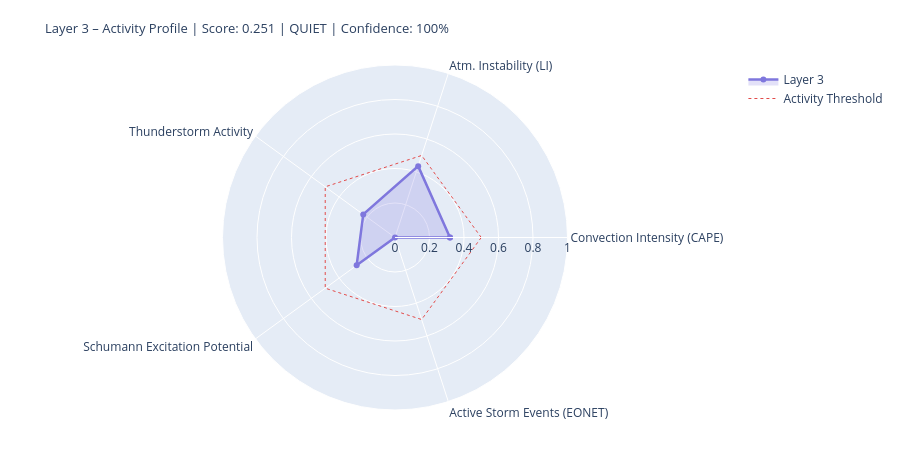

The notebook cell saved with this chart:
### Markdown cell above
---
## 4. State Assessment & Handoff to Layer 4/5

### Code cell
# ============================================================
# LAYER-3-SCORE
# Five dynamic components
# ============================================================

def norm(v, lo, hi):
    if v is None or (isinstance(v, float) and math.isnan(v)): return None
    return round(max(0.0, min(1.0, (v - lo) / (hi - lo))), 4)

# --- 1) Convection intensity (global CAPE mean) ---
cape_mean = df_atm['cape'].dropna().mean() if not df_atm.empty else None
conv_score = norm(cape_mean, 0, 3000)
conv_src   = 'primary' if cape_mean is not None else 'missing'

# --- 2) Atmospheric instability (LI mean) ---
li_mean   = df_atm['li'].dropna().mean() if not df_atm.empty else None
# Negative LI = unstable → higher score
instab_score = norm(-li_mean if li_mean is not None else None, -6, 6)
instab_src   = 'primary' if li_mean is not None else 'missing'

# --- 3) Thunderstorm activity (mean thunder score + WMO count) ---
thunder_mean = df_atm['thunder_score'].mean() if not df_atm.empty else None
n_thunder    = int(df_atm['thunderstorm'].sum()) if not df_atm.empty else 0
thunder_score_val = norm(
    (thunder_mean or 0) * 0.7 + n_thunder * 0.1, 0, 1.0
) if thunder_mean is not None else None
thunder_src = 'primary'

# --- 4) Schumann excitation potential (weighted Schumann contribution) ---
schumann_pot = df_atm['schumann_contribution'].mean() if not df_atm.empty else None
# Boosted by Layer-2 thunderstorm trigger
if schumann_pot is not None and l2_thunder:
    schumann_pot = min(1.0, schumann_pot * 1.2)
schumann_score = norm(schumann_pot, 0, 1.0) if schumann_pot is not None else None
schumann_src   = 'derived'

# --- 5) Storm activity (NASA EONET) ---
# Distinction: None = data not loaded, 0.0 = loaded but no events
storm_score = None
storm_src   = 'missing'
if raw.get('storms') is not None:          # API reached successfully
    storm_score = norm(len(storm_events), 0, 30) if storm_events else 0.0
    storm_src   = 'primary'

# X-Ray and Kp: context only, not in dynamic score
# (X-Ray = Layer-0/4 driver; Kp = geomagnetic index, not a lightning proxy)
xray_context = None
if raw.get('xray'):
    df_xc = pd.DataFrame(raw['xray'])
    fc = next((c for c in df_xc.columns
               if any(k in c.lower() for k in ['flux','long']) and 'time' not in c.lower()),
              df_xc.columns[1])
    df_xc[fc] = pd.to_numeric(df_xc[fc], errors='coerce')
    xray_last = df_xc[fc].dropna().iloc[-1] if not df_xc[fc].dropna().empty else None
    if xray_last:
        xray_class = ('X' if xray_last>=1e-4 else 'M' if xray_last>=1e-5
                      else 'C' if xray_last>=1e-6 else 'B')
        xray_context = {'flux': float(xray_last), 'class': xray_class}
        print(f'X-Ray context: {xray_class}-class ({xray_last:.2e} W/m²)')

# --- Aggregate ---
COMPONENTS = {
    'Convection Intensity (CAPE)':  {'score': conv_score,       'source': conv_src,    'dynamic': True},
    'Atm. Instability (LI)':         {'score': instab_score,     'source': instab_src,  'dynamic': True},
    'Thunderstorm Activity':              {'score': thunder_score_val, 'source': thunder_src, 'dynamic': True},
    'Schumann Excitation Potential':   {'score': schumann_score,   'source': schumann_src,'dynamic': True},
    'Active Storm Events (EONET)': {'score': storm_score,      'source': storm_src,   'dynamic': True},
}

available   = {k: v['score'] for k, v in COMPONENTS.items() if v['score'] is not None}
unavailable = [k for k, v in COMPONENTS.items() if v['score'] is None]
layer3_score = round(sum(available.values()) / len(available), 4) if available else None
confidence   = round(len(available) / len(COMPONENTS), 2)
level = ('unknown' if layer3_score is None
         else 'quiet'   if layer3_score < 0.3
         else 'moderate' if layer3_score < 0.6
         else 'active')
dominant_l3 = max(available, key=available.get) if available else 'none'

# --- Ausgabe ---
W = 68
print('=' * W)
print('LAYER 3 – ATMOSPHERE / WEATHER / THUNDERSTORMS – STATE ASSESSMENT')
print('=' * W)
for name, comp in COMPONENTS.items():
    s = comp['score']
    if s is not None:
        bar = '█' * int(s * 20) + '░' * (20 - int(s * 20))
        print(f'  {name:<36} {bar}  {s:.3f}  [{comp["source"]}]')
    else:
        print(f'  {name:<36} {"─" * 20}  n/a   [missing]')
print('-' * W)
print(f'  Score:        {layer3_score:.3f}  ({len(available)}/{len(COMPONENTS)} components)')
print(f'  Confidence:   {confidence:.0%}')
print(f'  Level:        {level.upper()}')
print(f'  Dominant:     {dominant_l3}')
print(f'  CAPE mean:    {cape_mean:.0f} J/kg' if cape_mean else '  CAPE mean:    n/a')
print(f'  LI mean:      {li_mean:.1f} K' if li_mean is not None else '  LI mean:      n/a')
print(f'  Thunderstorms:{n_thunder} points (WMO)  +  {len(storm_events)} NASA EONET')
print('=' * W)

# Radar
cats   = list(available.keys())
vals_r = list(available.values())
if len(cats) >= 3:
    fig = go.Figure()
    fig.add_trace(go.Scatterpolar(
        r=vals_r + [vals_r[0]], theta=cats + [cats[0]],
        fill='toself', fillcolor='rgba(127,119,221,0.22)',
        line=dict(color='#7F77DD', width=2.5), name='Layer 3'
    ))
    fig.add_trace(go.Scatterpolar(
        r=[0.5] * (len(cats)+1), theta=cats + [cats[0]],
        line=dict(color='#E24B4A', dash='dot', width=1),
        mode='lines', name='Activity Threshold'
    ))
    fig.update_layout(
        title=dict(
            text=f'Layer 3 – Activity Profile | Score: {layer3_score:.3f} | {level.upper()} | Confidence: {confidence:.0%}',
            font=dict(size=13)
        ),
        polar=dict(radialaxis=dict(visible=True, range=[0, 1])),
        height=450, showlegend=True,
        margin=dict(l=60, r=60, t=65, b=40)
    )
    fig.show()

### Figure 1 — Plotly figure (JSON) as saved in the notebook; plotly's stock layout.template omitted (floating-point values rounded to 4 significant figures)
{"data": [{"fill": "toself", "fillcolor": "rgba(127,119,221,0.22)", "line": {"color": "#7F77DD", "width": 2.5}, "name": "Layer 3", "r": [0.3187, 0.435, 0.2275, 0.2748, 0.0, 0.3187], "theta": ["Convection Intensity (CAPE)", "Atm. Instability (LI)", "Thunderstorm Activity", "Schumann Excitation Potential", "Active Storm Events (EONET)", "Convection Intensity (CAPE)"], "type": "scatterpolar"}, {"line": {"color": "#E24B4A", "dash": "dot", "width": 1}, "mode": "lines", "name": "Activity Threshold", "r": [0.5, 0.5, 0.5, 0.5, 0.5, 0.5], "theta": ["Convection Intensity (CAPE)", "Atm. Instability (LI)", "Thunderstorm Activity", "Schumann Excitation Potential", "Active Storm Events (EONET)", "Convection Intensity (CAPE)"], "type": "scatterpolar"}], "layout": {"height": 450, "margin": {"b": 40, "l": 60, "r": 60, "t": 65}, "polar": {"radialaxis": {"range": [0, 1], "visible": true}}, "showlegend": true, "title": {"font": {"size": 13}, "text": "Layer 3 – Activity Profile | Score: 0.251 | QUIET | Confidence: 100%"}}}
